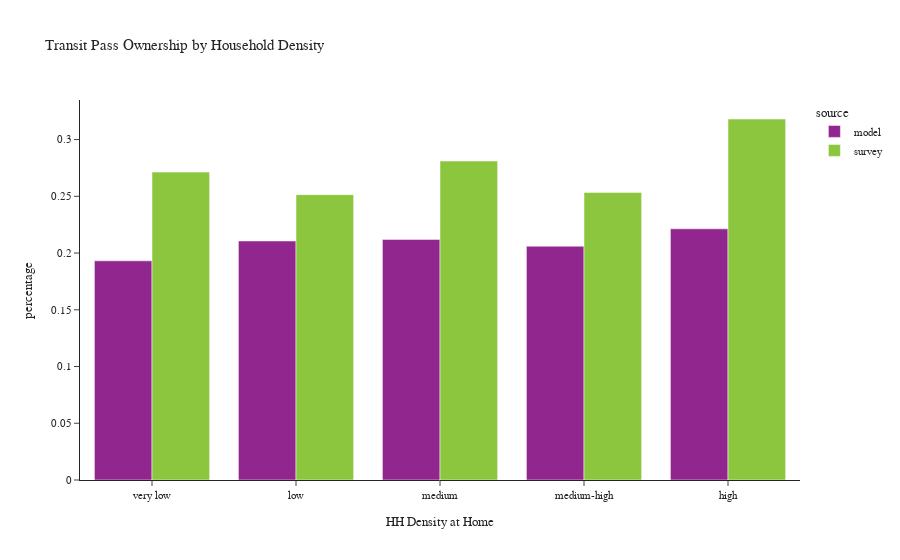

The notebook cell saved with this chart:
### Code cell
plot_transit_pass(person, 'hh_density_group', 'Household Density', 'HH Density at Home')

### Figure 1 — Plotly figure (JSON) as saved in the notebook; plotly's stock layout.template omitted (floating-point values rounded to 4 significant figures)
{"data": [{"alignmentgroup": "True", "customdata": [[115781], [129585], [254648], [222157], [190761]], "hovertemplate": "source=model<br>hh_density_group=%{x}<br>percentage=%{y}<br>sample count=%{customdata[0]}<extra></extra>", "legendgroup": "model", "marker": {"color": "#91268F", "pattern": {"shape": ""}}, "name": "model", "offsetgroup": "model", "orientation": "v", "showlegend": true, "textposition": "auto", "type": "bar", "x": ["very low", "low", "medium", "medium-high", "high"], "xaxis": "x", "y": [0.1931, 0.2106, 0.212, 0.206, 0.2213], "yaxis": "y"}, {"alignmentgroup": "True", "customdata": [[341], [250], [468], [277], [264]], "hovertemplate": "source=survey<br>hh_density_group=%{x}<br>percentage=%{y}<br>sample count=%{customdata[0]}<extra></extra>", "legendgroup": "survey", "marker": {"color": "#8CC63E", "pattern": {"shape": ""}}, "name": "survey", "offsetgroup": "survey", "orientation": "v", "showlegend": true, "textposition": "auto", "type": "bar", "x": ["very low", "low", "medium", "medium-high", "high"], "xaxis": "x", "y": [0.2713, 0.2515, 0.2811, 0.2534, 0.3181], "yaxis": "y"}], "layout": {"barmode": "group", "legend": {"title": {"text": "source"}, "tracegroupgap": 0}, "title": {"text": "Transit Pass Ownership by Household Density"}, "xaxis": {"anchor": "y", "domain": [0.0, 1.0], "title": {"text": "HH Density at Home"}}, "yaxis": {"anchor": "x", "domain": [0.0, 1.0], "title": {"text": "percentage"}}}}
